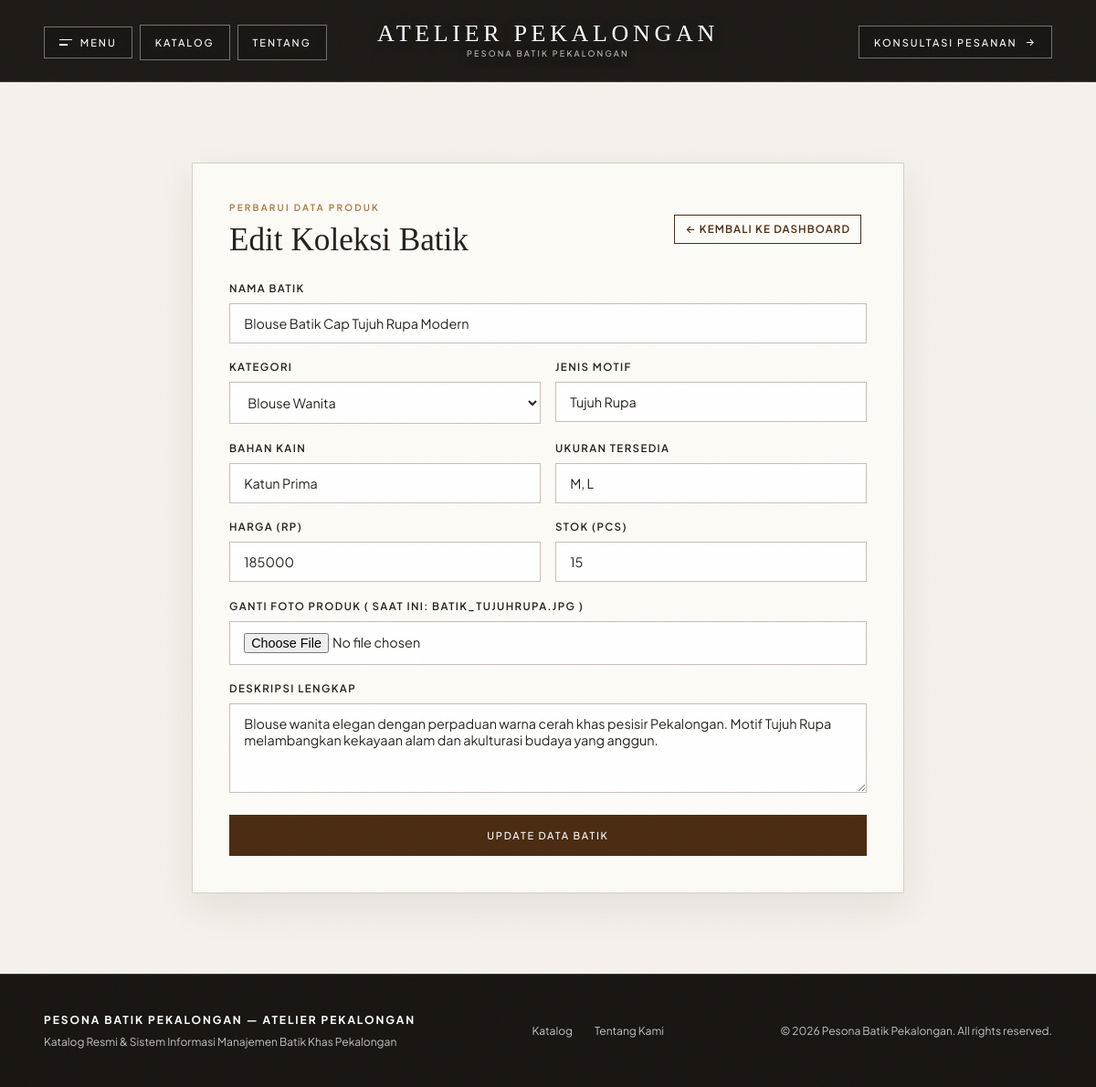
/update.php?id=2 (signed in), run on the app's committed database.
### tables this page shows
CREATE TABLE IF NOT EXISTS `produk` (
  `id` int(11) NOT NULL AUTO_INCREMENT,
  `nama_batik` varchar(150) NOT NULL,
  `kategori` varchar(50) NOT NULL,
  `jenis_motif` varchar(100) NOT NULL,
  `bahan` varchar(100) NOT NULL,
  `ukuran` varchar(50) NOT NULL,
  `harga` int(11) NOT NULL,
  `stok` int(11) NOT NULL,
  `gambar` varchar(255) NOT NULL,
  `deskripsi` varchar(1000) NOT NULL,
  PRIMARY KEY (`id`)
);

### update.php (the view, shortened to what this page needs)
<?php
include("koneksi.php");
$id = $_GET['id'];
$result = mysqli_query($koneksi, "SELECT * FROM produk WHERE id=$id");
while ($user_data = mysqli_fetch_array($result)) {
    $nama_batik = $user_data['nama_batik'];
    $kategori = $user_data['kategori'];
    $jenis_motif = $user_data['jenis_motif'];
    $bahan = $user_data['bahan'];
    $ukuran = $user_data['ukuran'];
    $harga = $user_data['harga'];
    $stok = $user_data['stok'];
    $gambar = $user_data['gambar'];
    $deskripsi = $user_data['deskripsi'];
}
?>
<!DOCTYPE html>
<html lang="id">
<head>
  <link rel="stylesheet" href="assets/css/style.css">
</head>
<body class="subpage-body">
  <?php include("menu.php"); ?>
  <main class="page-container">
    <div class="crud-card">
      <div style="display: flex; justify-content: space-between; align-items: center; margin-bottom: 1.5rem;">
        <div>
          <span class="eyebrow-gold">Perbarui Data Produk</span>
          <h1 class="section-title" style="font-size: 2.2rem;">Edit Koleksi Batik</h1>
        </div>
        <a href="admin_index.php" class="action-link">&larr; Kembali ke Dashboard</a>
      </div>
      <form name="update_user" method="POST" action="update.php" enctype="multipart/form-data">
        <div class="form-group">
          <label for="nama_batik">Nama Batik</label>
          <input type="text" id="nama_batik" name="nama_batik" class="form-control" value="<?php echo $nama_batik; ?>" required>
        </div>
        <div style="display: grid; grid-template-columns: 1fr 1fr; gap: 1rem;">
          <div class="form-group">
            <label for="kategori">Kategori</label>
            <select id="kategori" name="kategori" class="form-control" required>
              <option value="Blouse Wanita" <?php if ($kategori == "Blouse Wanita") echo "selected"; ?>>Blouse Wanita</option>
            </select>
          </div>
          <div class="form-group">
            <label for="jenis_motif">Jenis Motif</label>
            <input type="text" id="jenis_motif" name="jenis_motif" class="form-control" value="<?php echo $jenis_motif; ?>" required>
          </div>
        </div>
        <div style="display: grid; grid-template-columns: 1fr 1fr; gap: 1rem;">
          <div class="form-group">
            <label for="bahan">Bahan Kain</label>
            <input type="text" id="bahan" name="bahan" class="form-control" value="<?php echo $bahan; ?>" required>
          </div>
          <div class="form-group">
            <label for="ukuran">Ukuran Tersedia</label>
            <input type="text" id="ukuran" name="ukuran" class="form-control" value="<?php echo $ukuran; ?>" required>
          </div>
        </div>
        <div style="display: grid; grid-template-columns: 1fr 1fr; gap: 1rem;">
          <div class="form-group">
            <label for="harga">Harga (Rp)</label>
            <input type="number" id="harga" name="harga" class="form-control" value="<?php echo $harga; ?>" required>
          </div>
          <div class="form-group">
            <label for="stok">Stok (pcs)</label>
            <input type="number" id="stok" name="stok" class="form-control" value="<?php echo $stok; ?>" required>
          </div>
        </div>
        <div class="form-group">
          <label for="gambar">Ganti Foto Produk ( Saat ini: <?php echo $gambar; ?> )</label>
          <input type="file" id="gambar" name="gambar" class="form-control" accept="image/*">
        </div>
        <div class="form-group">
          <label for="deskripsi">Deskripsi Lengkap</label>
          <textarea id="deskripsi" name="deskripsi" class="form-control" rows="4" required><?php echo $deskripsi; ?></textarea>
        </div>
        <button type="submit" name="update" class="btn-primary-sogan" style="width: 100%; padding: 0.95rem;">
          Update Data Batik
        </button>
      </form>
    </div>
  </main>
  <?php include("footer.php"); ?>
</body>
</html>

### assets/css/style.css (style rules this page uses)
:root { --deep-espresso: #1e1a17; --deep-espresso-dark: #191512; --drawer-obsidian: #1c1815; --modal-obsidian: #211c18; --warm-taupe: #c4bcb2; --sunlit-alabaster: #f6f2ec; --editorial-ivory: #f5f1eb; --warm-cream: #fdfbf7; --sandstone-card: #e5ddd2; --charcoal-umber: #26211d; --sogan-brown: #4a2c11; --sogan-brown-light: #5c3a21; --sogan-gold: #a8763e; --sogan-gold-bright: #d9a86c; --turmeric-gold: #d4af37; --font-serif: "Cormorant Garamond", Georgia, serif; --font-sans: "Plus Jakarta Sans", -apple-system, BlinkMacSystemFont, sans-serif; }
* { box-sizing: border-box; margin: 0; padding: 0; }
html { scroll-behavior: smooth; }
body { font-family: var(--font-sans); background-color: var(--editorial-ivory); color: var(--charcoal-umber); line-height: 1.6; overflow-x: hidden; -webkit-font-smoothing: antialiased; }
a { color: inherit; text-decoration: none; }
.eyebrow-gold { display: block; font-size: 0.625rem; font-weight: 600; letter-spacing: 0.22em; text-transform: uppercase; color: var(--sogan-gold); margin-bottom: 0.5rem; }
.section-title { font-family: var(--font-serif); font-size: 3rem; font-weight: 400; line-height: 1.15; color: var(--charcoal-umber); }
.btn-primary-sogan { display: inline-flex; align-items: center; justify-content: center; gap: 0.45rem; padding: 0.7rem 1.2rem; background: var(--sogan-brown); color: #ffffff; border: 1px solid var(--sogan-brown); font-family: var(--font-sans); font-size: 0.6875rem; font-weight: 500; letter-spacing: 0.16em; text-transform: uppercase; cursor: pointer; transition: background 250ms ease, color 250ms ease; }
.page-container { max-width: 1280px; margin: 0 auto; padding: 3.5rem 2rem; min-height: calc(100vh - 180px); }
.form-group { margin-bottom: 1.1rem; }
.form-group label { display: block; font-size: 0.72rem; font-weight: 600; letter-spacing: 0.12em; text-transform: uppercase; margin-bottom: 0.4rem; }
.form-control { width: 100%; padding: 0.75rem 0.95rem; border: 1px solid rgba(74, 44, 17, 0.3); background: #ffffff; color: var(--charcoal-umber); font-family: var(--font-sans); font-size: 0.9rem; }
.auth-card, .crud-card { max-width: 520px; margin: 2rem auto; padding: 2.5rem; background: var(--warm-cream); border: 1px solid rgba(74, 44, 17, 0.2); box-shadow: 0 16px 40px rgba(38, 33, 29, 0.08); }
.crud-card { max-width: 780px; }
.action-link { display: inline-block; padding: 0.35rem 0.7rem; font-size: 0.72rem; font-weight: 600; text-transform: uppercase; letter-spacing: 0.1em; border: 1px solid var(--sogan-brown); color: var(--sogan-brown); margin-right: 0.35rem; }

### data on the page
produk: nama_batik "Blouse Batik Cap Tujuh Rupa Modern", kategori "Blouse Wanita", jenis_motif "Tujuh Rupa", bahan "Katun Prima", ukuran "M, L", harga "185000", stok "15", gambar "BATIK_TUJUHRUPA.JPG", deskripsi "Blouse wanita elegan dengan perpaduan warna cerah khas pesisir Pekalongan. Motif Tujuh Rupa melambangkan kekayaan alam dan akulturasi budaya yang anggun."
